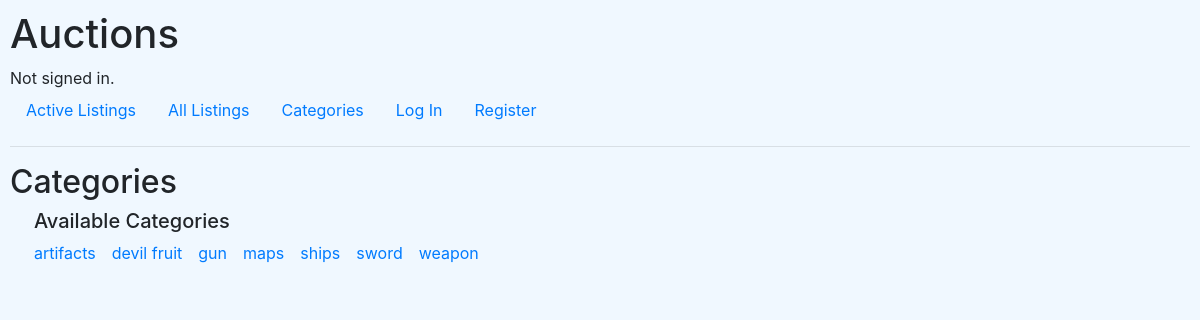
The app's page /categoriespage, older data.
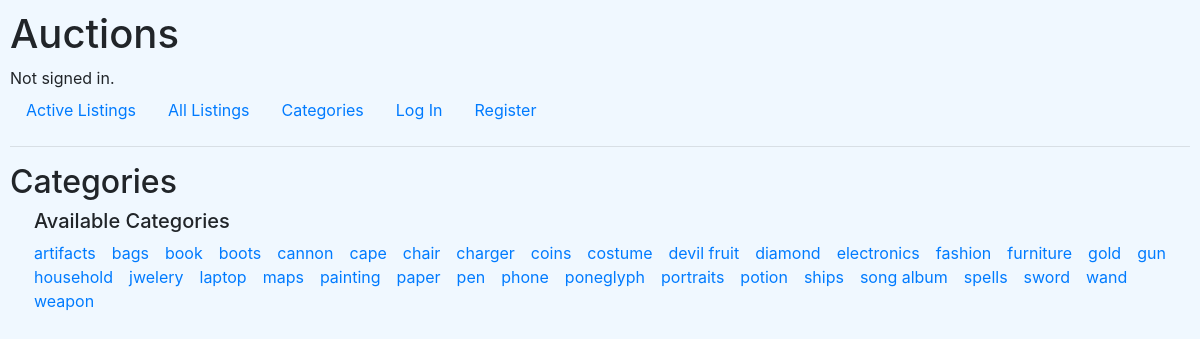
The same page, newer data.
### auctions/models.py (models this page shows)
class Category(models.Model):
    cat = models.CharField(max_length=64, blank=False)
    def __str__(self):
        return f"{self.cat}"

### auctions/views.py (the view)
# urls.py: path("categoriespage", views.categoriespage, name="categoriespage"),
def categoriespage(request):
    return render(request, "auctions/categories.html", {
        "categorylist": Category.objects.all().order_by('cat')
    })

### auctions/templates/auctions/categories.html (shortened to what this page needs)
{% extends "auctions/layout.html" %}
{% load static %}
{% block body %}
    <h2>Categories</h2>
    <h5 class="mx-4 mt-2 mb-0">Available Categories</h5>
    <div class="row mx-2 p-2">
        {% for cat in categorylist %}
            <a class="card-link mx-2" href="{% url 'allwithcat' cat_id=cat.id %}">{{ cat }}</a>
        {% endfor %}
    </div>
{% endblock %}

### auctions/templates/auctions/layout.html (shortened to what this page needs)
{% load static %}
<!DOCTYPE html>
<html lang="en">
    <head>
        <link rel="stylesheet" href="https://stackpath.bootstrapcdn.com/bootstrap/4.4.1/css/bootstrap.min.css">
        <link href="{% static 'auctions/styles.css' %}" rel="stylesheet">
    </head>
    <body style="background-color: aliceblue;">
        <h1>Auctions</h1>
        <div>
            {% if user.is_authenticated %}
                Signed in as <strong>{{ user.username }}</strong>.
            {% else %}
                Not signed in.
            {% endif %}
        </div>
        <ul class="nav">
            <li class="nav-item">
                <a class="nav-link" href="{% url 'index' %}">Active Listings</a>
            </li>
            <li class="nav-item">
                <a class="nav-link" href="{% url 'allitems' %}">All Listings</a>
            </li>
            <li class="nav-item">
                <a class="nav-link" href="{% url 'categoriespage' %}">Categories</a>
            </li>
            {% if user.is_authenticated %}
                <li class="nav-item">
                    <a class="nav-link" href="{% url 'myitems' %}">My Listings</a>
                </li>
                <li class="nav-item">
                    <a class="nav-link" href="{% url 'create' %}">Create</a>
                </li>
                <li class="nav-item">
                    <a class="nav-link" href="{% url 'watchlist' %}">Watchlist</a>
                </li>
                <li class="nav-item">
                    <a class="nav-link" href="{% url 'logout' %}">Log Out</a>
                </li>
            {% else %}
                <li class="nav-item">
                    <a class="nav-link" href="{% url 'login' %}">Log In</a>
                </li>
                <li class="nav-item">
                    <a class="nav-link" href="{% url 'register' %}">Register</a>
                </li>
            {% endif %}
        </ul>
        <hr>
        {% block body %}
        {% endblock %}
    </body>
</html>

### auctions/static/auctions/styles.css (style rules this page uses)
body { padding: 10px; }

Row changes from the older to the newer data that the page shows:
added Category: cat "bags"
added Category: cat "book"
added Category: cat "boots"
added Category: cat "cannon"
added Category: cat "cape"
added Category: cat "chair"
added Category: cat "charger"
added Category: cat "coins"
added Category: cat "costume"
added Category: cat "diamond"
added Category: cat "electronics"
added Category: cat "fashion"
added Category: cat "furniture"
added Category: cat "gold"
added Category: cat "household"
added Category: cat "jwelery"
added Category: cat "laptop"
added Category: cat "painting"
added Category: cat "paper"
added Category: cat "pen"
added Category: cat "phone"
added Category: cat "poneglyph"
added Category: cat "portraits"
added Category: cat "potion"
added Category: cat "song album"
added Category: cat "spells"
added Category: cat "wand"
